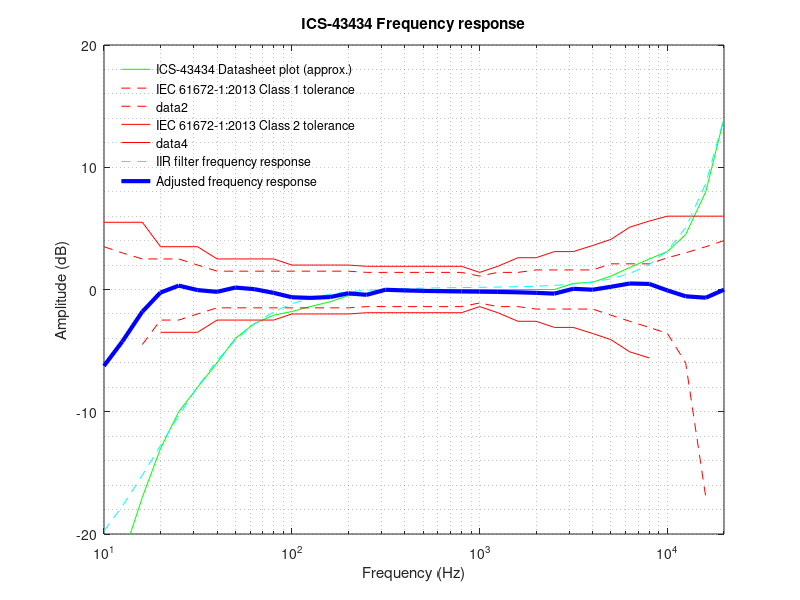

MATLAB code to generate this figure:
%
% ICS-43434 Equalizer filter design
%
% (c)2019 Ivan Kostoski
%

clear;
% Sampling frequency
Fs = 48000;

% IEC specified frequencies
iec_f = [10, 12.5, 16, 20, 25, 31.5, 40, 50, 63, 80, ...
         100, 125, 160, 200, 250, 315, 400, 500, 630, 800, ...
         1000, 1250, 1600, 2000, 2500, 3150, 4000, 5000, 6300, 8000, ...
         10000, 12500, 16000, 20000];

% IEC Class 1 tolerances (top/bottom)
iec_c1_t_dB = [+3.5, +3.0, +2.5, +2.5, +2.5, +2.0, +1.5, +1.5, +1.5, +1.5, ...
               +1.5, +1.5, +1.5, +1.5, +1.4, +1.4, +1.4, +1.4, +1.4, +1.4, ...
               +1.1, +1.4, +1.4, +1.6, +1.6, +1.6, +1.6, +2.1, +2.1, +2.1, ...
               +2.6, +3.0, +3.5, +4.0];
iec_c1_b_dB = [-inf, -inf, -4.5, -2.5, -2.5, -2.0, -1.5, -1.5, -1.5, -1.5, ...
               -1.5, -1.5, -1.5, -1.5, -1.4, -1.4, -1.4, -1.4, -1.4, -1.4, ...
               -1.1, -1.4, -1.4, -1.6, -1.6, -1.6, -1.6, -2.1, -2.6, -3.1, ...
               -3.6, -6.0,  -17, -inf];

% IEC Class 2 tolerances (top/bottom)
iec_c2_t_dB = [+5.5, +5.5, +5.5, +3.5, +3.5, +3.5, +2.5, +2.5, +2.5, +2.5, ...
               +2.0, +2.0, +2.0, +2.0, +1.9, +1.9, +1.9, +1.9, +1.9, +1.9, ...
               +1.4, +1.9, +2.6, +2.6, +3.1, +3.1, +3.6, +4.1, +5.1, +5.6, ...
               +6.0, +6.0, +6.0, +6.0];
iec_c2_b_dB = [-inf, -inf, -inf, -3.5, -3.5, -3.5, -2.5, -2.5, -2.5, -2.5, ...
               -2.0, -2.0, -2.0, -2.0, -1.9, -1.9, -1.9, -1.9, -1.9, -1.9, ...
               -1.4, -1.9, -2.6, -2.6, -3.1, -3.1, -3.6, -4.1, -5.1, -5.6, ...
               -inf, -inf, -inf, -inf];

% Values visually estimated from ICS-43434 datasheet 'Typical Frequency Response' plot
ds_dB = [ -26,  -22,  -17,  -13,  -10,   -8,   -6,   -4, -2.8, -2.1, ...
         -1.8, -1.4, -1.0, -0.5, -0.5,    0,    0,    0,    0,    0, ...
            0,   0,     0,    0,    0, +0.5, +0.6, +1.1, +1.8, +2.5, ...
         +3.1, +4.5, +8.0, +14.0];

% These value are selected and adjusted for better curve fit
ds_l_f  = [ 10,  20,   50,  100, 1000];
ds_l_dB = [-26, -12, -3.5, -1.5,    0];
ds_h_f  = [ 1000, 5000, 10000, 20000];
ds_h_dB = [    0, +1.1,  +3.1, +14.0];

% Low frequency filter design
% Convert Hz in rad/s and normalize for Fs
ds_l_w = ds_l_f.*((2*pi)/Fs);
% Convert plot decibels to magnitude
ds_l_mag = arrayfun(@db2mag, ds_l_dB);
% Estimate coefficients
[ds_l_B, ds_l_A] = invfreqz(ds_l_mag, ds_l_w, 2, 2);
% Stabilize and normalize the filter
ds_l_As = polystab(ds_l_A) * norm(ds_l_A) / norm(polystab(ds_l_A));
ds_l_Bs = polystab(ds_l_B) * norm(ds_l_B) / norm(polystab(ds_l_B));

% High frequency filter design
[ds_h_B, ds_h_A] = invfreqz(arrayfun(@db2mag, ds_h_dB), (ds_h_f.*((2*pi)/Fs)) , 2, 2);
ds_h_As = polystab(ds_h_A) * norm(ds_h_A) / norm(polystab(ds_h_A));
ds_h_Bs = polystab(ds_h_B) * norm(ds_h_B) / norm(polystab(ds_h_B));

% Convolve into single 4th order filter
ds_A = conv(ds_l_As, ds_h_As);
ds_B = conv(ds_l_Bs, ds_h_Bs);
ds_H = freqz(ds_B, ds_A, iec_f, Fs);

% Equalizer filter, i.e. inverse from estimated transfer filter
% Swap A and B coefficients, and normalize to ds_B(1)
eq_B = ds_A./ds_B(1)
eq_A = ds_B./ds_B(1)
eq_H = freqz(eq_B, eq_A, iec_f, Fs);
% Check for poles ouside unit circle
roots(eq_B)
roots(eq_A)

clf;
semilogx(iec_f, ds_dB, 'g;ICS-43434 Datasheet plot (approx.);');
hold on;
title("ICS-43434 Frequency response");
grid minor;
xlabel('Frequency (Hz)');
xlim([10, 20000]);
ylabel('Amplitude (dB)');
ylim([-20, 20]);
legend ('boxoff');
legend ('location', 'northwest');
semilogx(iec_f, iec_c1_t_dB, '--r;IEC 61672-1:2013 Class 1 tolerance;');
semilogx(iec_f, iec_c1_b_dB, '--r');
semilogx(iec_f, iec_c2_t_dB, 'r;IEC 61672-1:2013 Class 2 tolerance;');
semilogx(iec_f, iec_c2_b_dB, 'r');
semilogx(iec_f, 20*log10(abs(ds_H)), '--c;IIR filter frequency response;');
semilogx(iec_f, (ds_dB + 20*log10(abs(eq_H))), 'b;Adjusted frequency response;', 'linewidth', 3);
hold off;
